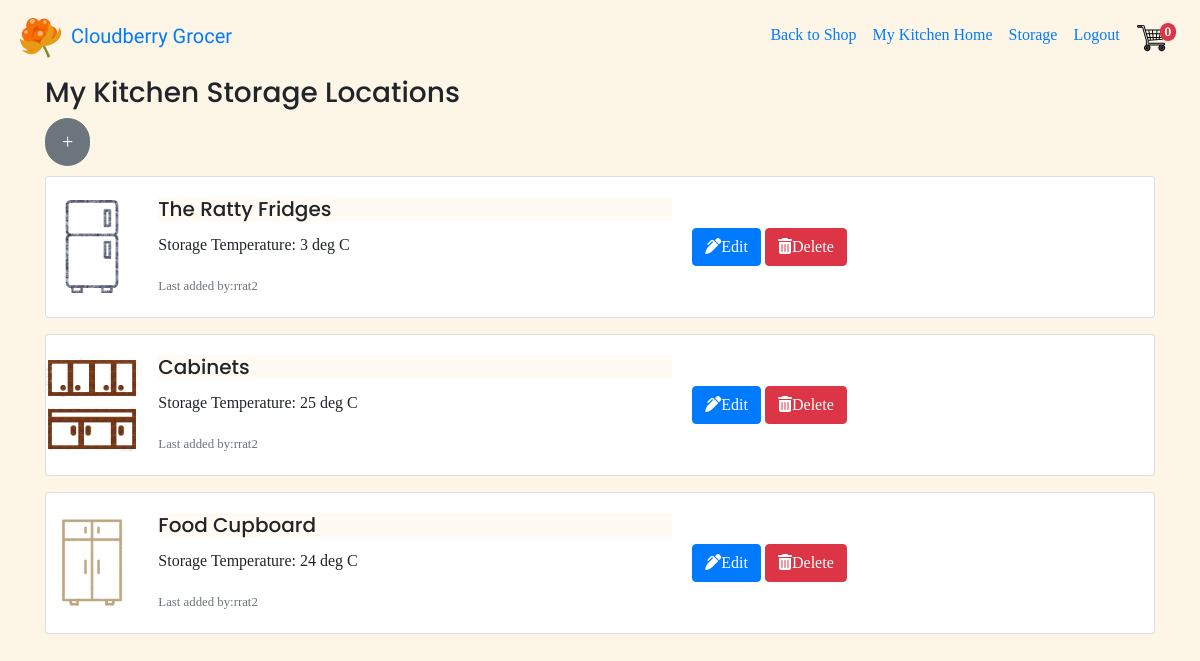
The app's page /mykitchen/all-storage/13 (signed in) with its own data.
### mykitchen/models.py (models this page shows, shortened)
class StorageLocation(models.Model):
    name = models.CharField(blank=False, max_length=50,
                            help_text="Kitchen Fixtures")
    storage_temperature = models.IntegerField(blank=True,
                                              help_text="deg Celsius")
    household = models.ForeignKey(Household, on_delete=models.CASCADE)
    edited_by = models.ForeignKey(User, blank=False,
                                  on_delete=models.SET(get_sentinel_user))
    STORAGE_TYPE_CHOICES = (
        ('cabinet', 'Cabinet'),
        ('cupboard', 'Cupboard'),
        ('counter-top', 'Counter'),
        ('fridge', 'Refridgerator'),
        ('freezer', 'Freezer'),
        ('pantry', 'Pantry'),
        ('others', 'Others')
    )
    storage_type = models.CharField(blank=False, choices=STORAGE_TYPE_CHOICES,
                                    max_length=11, default="cupboard",
                                    help_text="Storage Location Types")

### mykitchen/views.py (the view)
@login_required
@permission_required(['mykitchen.view_storagelocation',
                      'mykitchen.add_storagelocation'])
def view_storage_location(request, household_id):
    household = Household.objects.get(id=household_id)
    storage = StorageLocation.objects.filter(household=household)
    return render(request, 'mykitchen/view_storage_location.template.html', {
        'storage': storage,
        'household': household
    })

### cart/contexts.py (called while the page is built)
def cart_contents(request):
    cart = request.session.get("shopping_cart", {})
    return {
        'shopping_cart': cart,
        'item_count': len(cart)
}

### mykitchen/templates/mykitchen/view_storage_location.template.html (shortened to what this page needs)
{% extends 'base_kitchen.template.html' %}
{%load static %}
{%block nav%}
    {% if household %}
    <li class="nav-item">
        <a class="nav-link" href="{% url 'view_storage_location' household_id=household.id %}">Storage</a>
      </li>
    {%endif %}
{%endblock%}
{%block content%}
<h3>My Kitchen Storage Locations</h3>
{% if perms.mykitchen.add_storagelocation %}
	<a class="btn btn-secondary btn-lg floating-btn" href="{% url 'add_storage_location' household_id=household.id %}" role="button"
		data-toggle="tooltip" data-placement="bottom" title="Add storage">+</a>
{% endif %}
{%for store in storage%}
<div class="card mb-3">
  <div class="row no-gutters">
    <div class="col col-md-1 align-self-center">
    <a href="{% url 'view_storage_content' household_id=household.id storage_id=store.id %}" class="link" data-toggle="tooltip" data-placement="bottom" title="Look Inside">
      <img src="{% static '/image/' %}{{store.storage_type}}.png" class="card-img" alt="storage-type image">
      </a>
    </div>
    <div class="col col-md-6">
      <div class="card-body">
        <h5 class="card-title">{{store.name}}</h5>
        <p class="card-text">Storage Temperature: {{store.storage_temperature}} deg C</p>
        <p class="card-text"><small class="text-muted">Last added by:{{store.edited_by}}</small></p>
      </div>
    </div>
    <div class="col col-md-5 align-self-center">
    <a href="{% url 'update_storage_location' household_id=household.id storage_id=store.id%}" class="btn btn-primary" role="button"><i class="fas fa-pen-alt"></i>Edit</a>
    <button type="button" class="btn btn-danger" data-toggle="modal" data-target="#deleteModal-{{store.id}}">
     <i class="fas fa-trash-alt"></i>Delete
    </button>
    </div>
  </div>
</div>
{%endfor%}
{%endblock%}

### static/css/styles.css (style rules this page uses)
a.link { color: darkslategray; text-decoration: none; }
body { background-color: oldlace; font-family: 'Bitter', serif; }
.floating-btn { border-radius: 25px; margin-bottom: 10px; }
h1,h2,h3,h4,h5,h6 { font-family: 'Poppins', sans-serif; }
h5.card-title { background-color: rgba(255, 250, 240, 0.7); text-shadow: 3px 3px 3px floralwhite; }

### records on screen
StorageLocation: storage_type (picture), name "The Ratty Fridges", storage_temperature "3", edited_by "rrat2"
StorageLocation: storage_type (picture), name "Cabinets", storage_temperature "25", edited_by "rrat2"
StorageLocation: storage_type (picture), name "Food Cupboard", storage_temperature "24", edited_by "rrat2"

### other values on screen
{{ item_count }} "0"
